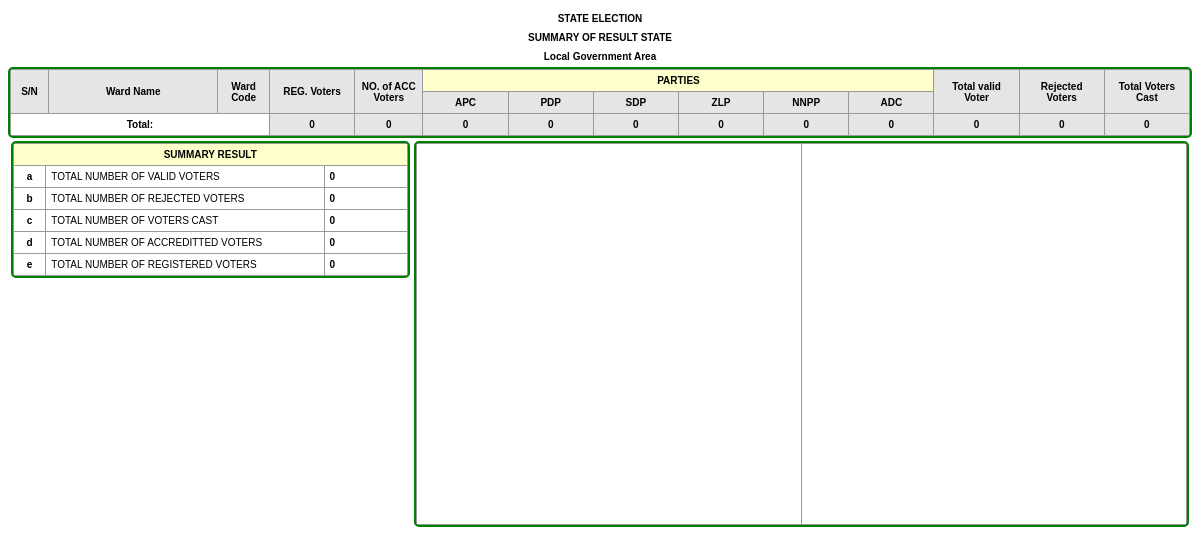
The app's page /admin/overall_result/summary_result_ward.php with its own data.
### tables this page shows
CREATE TABLE `party` (
  `party_id` int(11) NOT NULL,
  `party_name` varchar(50) DEFAULT NULL,
  `status` varchar(5) DEFAULT NULL,
  `label` varchar(50) DEFAULT NULL
);

### admin/overall_result/summary_result_ward.php (the view, shortened to what this page needs)
<?php
include("../../include/database.php");
$lg_code=$_GET['lg_code'];
$lg_name=lg_name($lg_code);
$state_code=$_SESSION['state_code'];
$state_name=state_name($state_code);
function state_result($party_name,$lg_code){
	global $database;
$sql2="SELECT SUM($party_name) AS tot FROM result WHERE lg_code='$lg_code'";
	   $result2=$database->query($sql2) or die($database->error());
	   $rows2=$database->fetch_array($result2);
	   $result=$rows2['tot'];
	   return $result;
}
?>
<?php
    $sqla4="SELECT * FROM party WHERE status IS NOT NULL";
    $resa4=$database->query($sqla4) or die($database->error());
    while($rra4=$database->fetch_array($resa4)){
        $party_name_all[]=$party_name=trim($rra4['party_name']);
        $party_result=state_result($party_name,$lg_code);
        $party_result_all[]=number_format($party_result,0);
    }
?>
<!DOCTYPE html PUBLIC "-//W3C//DTD XHTML 1.0 Transitional//EN" "http://www.w3.org/TR/xhtml1/DTD/xhtml1-transitional.dtd">
<html xmlns="http://www.w3.org/1999/xhtml">
<head>
</head>
<body>
<table width="100%" cellpadding="3">
  <tr>
    <th align="center"><?php echo $state_name ?> STATE  ELECTION </th>
  </tr>
  <tr>
    <th align="center">SUMMARY OF RESULT <?php echo $state_name ?> STATE</th>
  </tr>
  <tr>
    <th align="center"><?php echo $lg_name ?> Local Government Area </th>
  </tr>
</table>
<?php
   $sqla="SELECT * FROM party WHERE status IS NOT NULL";
   $resa=$database->query($sqla) or die($database->error());
   $number_rows=$database->num_rows($resa);
?>
<table width="100%" cellpadding="5" cellspacing="1" bgcolor="#999999" id="n">
  <tr>
    <th width="2%" rowspan="2" align="center" bgcolor="#E5E5E5">S/N</th>
    <th width="10%" rowspan="2" align="center" bgcolor="#E5E5E5">Ward Name</th>
    <th width="3%" rowspan="2" align="center" bgcolor="#E5E5E5">Ward Code</th>
    <th width="5%" rowspan="2" align="center" bgcolor="#E5E5E5">REG. Voters</th>
    <th width="4%" rowspan="2" align="center" bgcolor="#E5E5E5">NO. of ACC Voters</th>
    <th colspan="<?php echo $number_rows ?>" align="center" bgcolor="#FFFFCC">PARTIES</th>
    <th width="5%" rowspan="2" align="center" bgcolor="#E5E5E5">Total valid Voter</th>
    <th width="5%" rowspan="2" align="center" bgcolor="#E5E5E5">Rejected Voters</th>
    <th width="5%" rowspan="2" align="center" bgcolor="#E5E5E5">Total Voters Cast</th>
  </tr>
  <tr>
    <?php
   $sqla="SELECT * FROM party WHERE status IS NOT NULL";
   $resa=$database->query($sqla) or die($database->error());
   while($rra=$database->fetch_array($resa)){
   $party_name=$rra['party_name'];
   echo"<th width='5%' align='center' bgcolor='#E5E5E5'>$party_name</th>";
    }
   ?>
  </tr>
   <?php
  $total_RV=0;
  $total_AV=0;
  $total_valide=0;
    $tota_voter_cast_g=0;
  $total_rejected_v=0;
  ?>
  <tr align="left">
    <th colspan="3" align='center' bgcolor="#FFFFFF">Total:</th>
    <th align='center' bgcolor="#E5E5E5"><?php echo $total_RV  ?></th>
    <th align='center' bgcolor="#E5E5E5"><?php echo $total_AV ?></th>
<?php
    for($i=0;$i<sizeof($party_name_all);$i++){
        echo"<th bgcolor='#E5E5E5' align='center'>$party_result_all[$i]</th>";
    }
?>
    <th align='center' bgcolor="#E5E5E5"><?php echo $total_valide ?></th>
    <th align='center' bgcolor="#E5E5E5"><?php echo $total_rejected_v ?></th>
    <th align='center' bgcolor="#E5E5E5"><?php echo $tota_voter_cast_g ?></th>
  </tr>
</table>
<table width="100%">
<tr><td width="34%" valign="top">
        <table width="100%" cellpadding="5" cellspacing="1" bgcolor="#999999" id="n">
          <tr>
            <th colspan="3" align="center" bgcolor="#FFFFCC">SUMMARY RESULT</th>
          </tr>
          <tr>
            <th width="8%" align="center" bgcolor="#FFFFFF">a</th>
            <td width="71%" bgcolor="#FFFFFF">TOTAL NUMBER OF VALID VOTERS </td>
            <th width="21%" align="left" bgcolor="#FFFFFF"><?php echo number_format($total_valide,0) ?></th>
          </tr>
          <tr>
            <th align="center" bgcolor="#FFFFFF">b</th>
            <td bgcolor="#FFFFFF">TOTAL NUMBER OF REJECTED VOTERS</td>
            <th align="left" bgcolor="#FFFFFF"><?php echo number_format($total_rejected_v,0)?></th>
          </tr>
          <tr>
            <th align="center" bgcolor="#FFFFFF">c</th>
            <td bgcolor="#FFFFFF">TOTAL NUMBER OF VOTERS CAST</td>
            <th align="left" bgcolor="#FFFFFF"><?php echo number_format($tota_voter_cast_g,0) ?></th>
          </tr>
          <tr>
            <th align="center" bgcolor="#FFFFFF">d</th>
            <td bgcolor="#FFFFFF">TOTAL NUMBER OF ACCREDITTED VOTERS</td>
            <th align="left" bgcolor="#FFFFFF"><?php echo number_format($total_AV,0) ?></th>
          </tr>
          <tr>
            <th align="center" bgcolor="#FFFFFF">e</th>
            <td bgcolor="#FFFFFF">TOTAL NUMBER OF REGISTERED VOTERS</td>
            <th align="left" bgcolor="#FFFFFF"><?php echo number_format($total_RV,0)  ?></th>
          </tr>
        </table>
    </td>
    <td valign="top">
        <table width="100%" cellpadding="5" cellspacing="1" bgcolor="#999999" id="n">
          <tr>
            <td bgcolor="#FFFFFF"><div id="chartContainer" style="height: 370px; width: 100%;"></div></td>
            <td bgcolor="#FFFFFF"><div id="chartContainer1" style="height: 370px; width: 100%;"></td>
          </tr>
        </table>
    </td>
</tr>
</table>
<p>&nbsp;</p>
</body>
</html>

### admin/overall_result/summary_result_ward.php (style rules this page uses)
body,td,th { font-family: Tahoma, Geneva, sans-serif; font-size: 10px; }
#n { border-radius: 5px; border: 2px solid green; }

### records on screen
party: party_name "APC"
party: party_name "PDP"
party: party_name "SDP"
party: party_name "ZLP"
party: party_name "NNPP"
party: party_name "ADC"

### other values on screen
$total_RV "0"
$total_AV "0"
$party_result_all[$i] "0"
$total_valide "0"
$total_rejected_v "0"
$tota_voter_cast_g "0"
